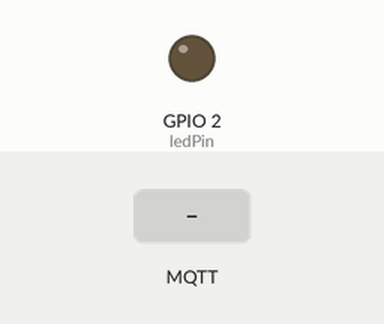
Bench run of a sketch on a simulated ESP32. Parts: output pins drawn as LEDs (lit = HIGH). Inputs (shaded band) come from the test bench. WiFi joins after 1.5 s; servers stay silent unless stated; random numbers use the default seed unless the sketch sets one; no MQTT or app messages arrive unless stated; what the sketch prints to the serial monitor is not drawn.

Above: at 2.7 s.
2.8 s: MQTT message "ON" arrives on the first subscribed topic
At 4.5 s:
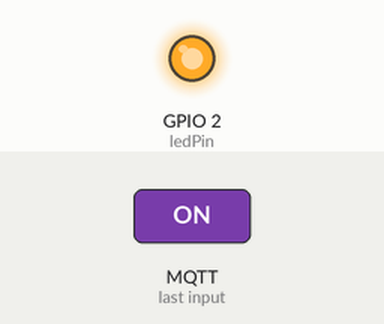
5.0 s: MQTT message "OFF" arrives on the first subscribed topic
At 6.1 s:
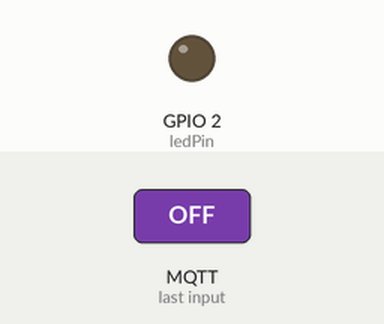
Timing chart, 0 to 8.0 s (numbered marks = the images above; inputs shaded):
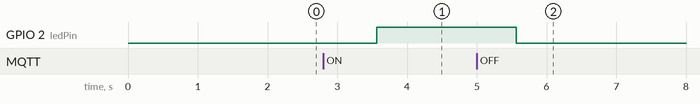

Measured:
- after the input at 2.8 s, GPIO 2 (ledPin): LOW → HIGH after 0.77 s
- after the input at 5.0 s, GPIO 2 (ledPin): HIGH → LOW after 0.57 s

The sketch:

shadowmay.ino
```cpp
#include <WiFi.h>
#include <PubSubClient.h>

// --------------- NETPIE 2020 configuration ---------------
const char* mqtt_server = "broker.netpie.io";
const int mqtt_port = 1883;
const char* mqtt_Client = "d89f22f9-f25a-434d-93fe-fbb696c0e5df";
const char* mqtt_username = "QYoGRt7xdVG9utY3esP3G8osNhCNZxp9";
const char* mqtt_password = "Pj3KEwVmvGoQPT4EGf2Dxjn6nCcaAuHH";
const char* LEDTOPIC = "@msg/LEDStatus";
const char* SolarTopic = "@msg/Solar";
const char* BatteryTopic = "@msg/Battery";
const char* LoadTopic = "@msg/Load";
const char* ShadowTopic = "@shadow/data/update";

// ----- Wifi configuration---------------------
const char* ssid = "Maha ";     // WiFi ssid
const char* password = "TGGS-DAAD23";  // WiFi password

WiFiClient espClient;
PubSubClient client(espClient);
const int ledPin = 2; // Assuming your LED is connected to pin 2

// Function declarations
void setup_wifi();
void reconnect();
void callback(char* topic, byte* payload, unsigned int length);
void publishParameter(const char* topic, float param1, float param2, float param3 = 0, float param4 = 0, float shadowData = 0);
float readSolarCurrentFromMATLAB();
float readSolarVoltageFromMATLAB();
float readSolarIrradianceFromMATLAB();
float readBatterySOCFromMATLAB();
float readBatteryTemperatureFromMATLAB();
float readBatteryVoltageFromMATLAB();
float readBatteryCurrentFromMATLAB();
float readLoadPowerFromMATLAB();
float readShadowDataFromMATLAB(); // New function to read shadow data

void setup() {
  pinMode(ledPin, OUTPUT);
  Serial.begin(115200);
  setup_wifi();
  client.setServer(mqtt_server, mqtt_port);
  client.setCallback(callback);
}

void loop() {
  if (!client.connected()) {
    reconnect();
  }
  client.loop();

  // Example: Read parameters from MATLAB and publish them to MQTT topics
  float solarCurrent = readSolarCurrentFromMATLAB();
  float solarVoltage = readSolarVoltageFromMATLAB();
  float solarIrradiance = readSolarIrradianceFromMATLAB();
  float batterySOC = readBatterySOCFromMATLAB();
  float batteryTemperature = readBatteryTemperatureFromMATLAB();
  float batteryVoltage = readBatteryVoltageFromMATLAB();
  float batteryCurrent = readBatteryCurrentFromMATLAB();
  float loadPower = readLoadPowerFromMATLAB();
  float shadowData = readShadowDataFromMATLAB(); // Read shadow data

  // Publish parameters to MQTT topics including shadow data
  publishParameter(SolarTopic, solarCurrent, solarVoltage, solarIrradiance, shadowData);
  publishParameter(BatteryTopic, batterySOC, batteryTemperature, batteryVoltage, batteryCurrent, shadowData);
  publishParameter(LoadTopic,loadPower, shadowData);

  delay(2000); // delay before next action
}

// Function definitions
void setup_wifi() {
  delay(10);
  Serial.println();
  Serial.print("Connecting to ");
  Serial.println(ssid);
  WiFi.begin(ssid, password);
  while (WiFi.status() != WL_CONNECTED) {
    delay(500);
    Serial.print(".");
  }
  Serial.println("");
  Serial.println("WiFi connected");
  Serial.println("IP address: ");
  Serial.println(WiFi.localIP());
}

void reconnect() {
  while (!client.connected()) {
    Serial.print("Attempting MQTT connection…");
    if (client.connect(mqtt_Client, mqtt_username, mqtt_password)) {
      Serial.println("connected");
      client.subscribe(LEDTOPIC);
    }
    else {
      Serial.print("failed, rc=");
      Serial.print(client.state());
      Serial.println(" try again in 5 seconds");
      delay(5000);
    }
  }
}

void callback(char* topic, byte* payload, unsigned int length) {
  Serial.print("Message arrived [");
  Serial.print(topic);
  Serial.print("] ");
  String message;
  for (int i = 0; i < length; i++) {
    message = message + (char)payload[i];
  }
  Serial.println(message);

  if (String(topic) == LEDTOPIC) {
    if (message == "ON") {
      digitalWrite(ledPin, HIGH);
    } else if (message == "OFF") {
      digitalWrite(ledPin, LOW);
    }
  }
}

void publishParameter(const char* topic, float param1, float param2, float param3, float param4, float shadowData) {
  String dataString = String(param1) + "," + String(param2) + "," + String(param3) + "," + String(param4) + "," + String(shadowData);
  char msg[100];
  dataString.toCharArray(msg, (dataString.length() + 1));
  client.publish(topic, msg);
}

// Example functions to read parameters from MATLAB
float readSolarVoltageFromMATLAB() {
  // Replace with code to read solar voltage from MATLAB
  float solarvoltage = 1629.0 + random(0, 10);
  return solarvoltage;
}

float readSolarCurrentFromMATLAB() {
  // Replace with code to read solar current from MATLAB
  float solarcurrent = 4.68 + random(0.0043, 0.0005);
  return solarcurrent;
}

float readSolarIrradianceFromMATLAB() {
  // Replace with code to read solar irradiance from MATLAB
  float solarIrradiance = 1000.0 + random(100, 200);
  return solarIrradiance;
}

float readBatterySOCFromMATLAB() {
  // Replace with code to read battery SOC from MATLAB
  float SOC = 70 + random(2, 5);
  return SOC;
}

float readBatteryTemperatureFromMATLAB() {
  // Replace with code to read battery temperature from MATLAB
  float temp = 25 + random(25, 20);
  return temp;
}

float readBatteryVoltageFromMATLAB() {float batteryvoltage = 11.23 + random(2, 5.5);
  return batteryvoltage;
}

float readBatteryCurrentFromMATLAB() {
  // Replace with code to read battery current from MATLAB
  float batterycurrent = 0.000897 + random(0.002, 0.0006);
  return batterycurrent;
}


float readLoadPowerFromMATLAB() {
  // Replace with code to read load power from MATLAB
  float loadpower = 15.248 + random(0.0002, 0.0006);
  return loadpower;
}

float readShadowDataFromMATLAB() {
  // Replace with code to read shadow data from MATLAB
  float shadowData = 0.0; // Example, replace with actual reading
  return shadowData;
}
  // Replace with code to read battery voltage from MATLAB
```
